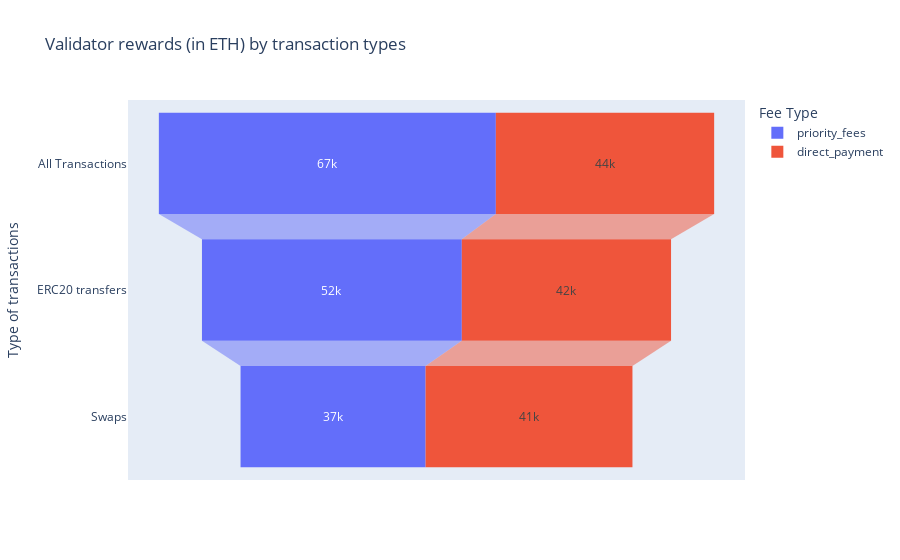

The notebook cell saved with this chart:
### Code cell
to_plot = df_final.set_index('type').unstack().reset_index().rename(columns={'level_0': 'Fee Type', 0: 'value'})
fig = px.funnel(
    to_plot, 
    x='value', 
    y='type', 
    color='Fee Type', 
    title="Validator rewards (in ETH) by transaction types",
    labels={
                         "value": "Validator payment in ETH",
                         "type": "Type of transactions",
                     },
)
fig.update_traces(texttemplate="%{value:,.2s}")
fig.show()

### Figure 1 — Plotly figure (JSON) as saved in the notebook; plotly's stock layout.template omitted (floating-point values rounded to 4 significant figures)
{"data": [{"hovertemplate": "Fee Type=priority_fees<br>Validator payment in ETH=%{x}<br>Type of transactions=%{y}<extra></extra>", "legendgroup": "priority_fees", "marker": {"color": "#636efa"}, "name": "priority_fees", "orientation": "h", "showlegend": true, "texttemplate": "%{value:,.2s}", "type": "funnel", "x": [67340.0, 51920.0, 36970.0], "xaxis": "x", "y": ["All Transactions", "ERC20 transfers", "Swaps"], "yaxis": "y"}, {"hovertemplate": "Fee Type=direct_payment<br>Validator payment in ETH=%{x}<br>Type of transactions=%{y}<extra></extra>", "legendgroup": "direct_payment", "marker": {"color": "#EF553B"}, "name": "direct_payment", "orientation": "h", "showlegend": true, "texttemplate": "%{value:,.2s}", "type": "funnel", "x": [43620.0, 41810.0, 41330.0], "xaxis": "x", "y": ["All Transactions", "ERC20 transfers", "Swaps"], "yaxis": "y"}], "layout": {"legend": {"title": {"text": "Fee Type"}, "tracegroupgap": 0}, "title": {"text": "Validator rewards (in ETH) by transaction types"}, "xaxis": {"anchor": "y", "domain": [0, 1], "title": {"text": "Validator payment in ETH"}}, "yaxis": {"anchor": "x", "domain": [0, 1], "title": {"text": "Type of transactions"}}}}
